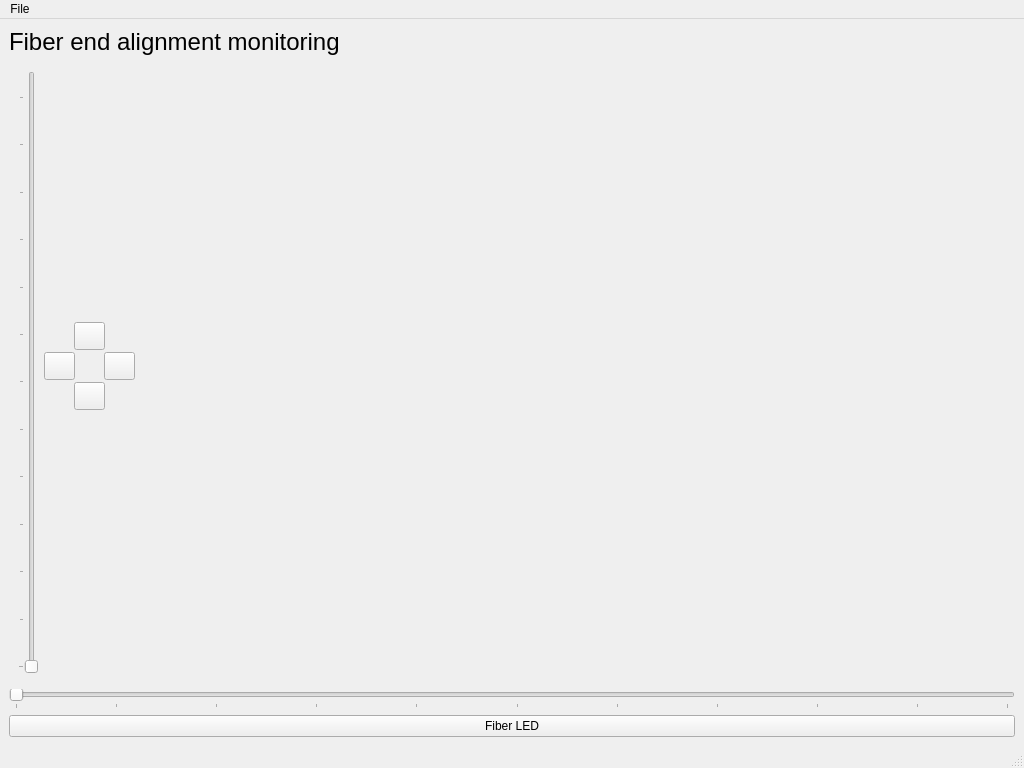
<?xml version="1.0" encoding="UTF-8"?>
<ui version="4.0">
 <class>MainWindow</class>
 <widget class="QMainWindow" name="MainWindow">
  <property name="geometry">
   <rect>
    <x>0</x>
    <y>0</y>
    <width>1024</width>
    <height>768</height>
   </rect>
  </property>
  <property name="sizePolicy">
   <sizepolicy hsizetype="Fixed" vsizetype="Fixed">
    <horstretch>0</horstretch>
    <verstretch>0</verstretch>
   </sizepolicy>
  </property>
  <property name="minimumSize">
   <size>
    <width>1024</width>
    <height>768</height>
   </size>
  </property>
  <property name="maximumSize">
   <size>
    <width>1024</width>
    <height>768</height>
   </size>
  </property>
  <property name="windowTitle">
   <string>Focusing Camera View</string>
  </property>
  <property name="locale">
   <locale language="English" country="UnitedKingdom"/>
  </property>
  <property name="unifiedTitleAndToolBarOnMac">
   <bool>true</bool>
  </property>
  <widget class="QWidget" name="centralwidget">
   <layout class="QVBoxLayout" name="verticalLayout">
    <item>
     <widget class="QLabel" name="label">
      <property name="sizePolicy">
       <sizepolicy hsizetype="Expanding" vsizetype="Maximum">
        <horstretch>0</horstretch>
        <verstretch>0</verstretch>
       </sizepolicy>
      </property>
      <property name="font">
       <font>
        <pointsize>18</pointsize>
       </font>
      </property>
      <property name="text">
       <string>Fiber end alignment monitoring</string>
      </property>
     </widget>
    </item>
    <item>
     <widget class="QWidget" name="camera_widget" native="true">
      <layout class="QHBoxLayout" name="horizontalLayout">
       <item>
        <widget class="QSlider" name="speed_slider">
         <property name="minimum">
          <number>1</number>
         </property>
         <property name="maximum">
          <number>63</number>
         </property>
         <property name="orientation">
          <enum>Qt::Vertical</enum>
         </property>
         <property name="tickPosition">
          <enum>QSlider::TicksAbove</enum>
         </property>
         <property name="tickInterval">
          <number>5</number>
         </property>
        </widget>
       </item>
       <item>
        <widget class="QWidget" name="arrows_widget" native="true">
         <property name="minimumSize">
          <size>
           <width>100</width>
           <height>100</height>
          </size>
         </property>
         <property name="maximumSize">
          <size>
           <width>100</width>
           <height>100</height>
          </size>
         </property>
         <widget class="QPushButton" name="button_up">
          <property name="geometry">
           <rect>
            <x>30</x>
            <y>0</y>
            <width>31</width>
            <height>28</height>
           </rect>
          </property>
          <property name="text">
           <string/>
          </property>
          <property name="icon">
           <iconset>
            <normaloff>../../../../pynta/pynta/view/GUI/Icons/arrow_top.png</normaloff>../../../../pynta/pynta/view/GUI/Icons/arrow_top.png</iconset>
          </property>
         </widget>
         <widget class="QPushButton" name="button_down">
          <property name="geometry">
           <rect>
            <x>30</x>
            <y>60</y>
            <width>31</width>
            <height>28</height>
           </rect>
          </property>
          <property name="text">
           <string/>
          </property>
          <property name="icon">
           <iconset>
            <normaloff>../../../../pynta/pynta/view/GUI/Icons/arrow_bottom.png</normaloff>../../../../pynta/pynta/view/GUI/Icons/arrow_bottom.png</iconset>
          </property>
         </widget>
         <widget class="QPushButton" name="button_right">
          <property name="geometry">
           <rect>
            <x>60</x>
            <y>30</y>
            <width>31</width>
            <height>28</height>
           </rect>
          </property>
          <property name="text">
           <string/>
          </property>
          <property name="icon">
           <iconset>
            <normaloff>../../../../pynta/pynta/view/GUI/Icons/arrow_right.png</normaloff>../../../../pynta/pynta/view/GUI/Icons/arrow_right.png</iconset>
          </property>
         </widget>
         <widget class="QPushButton" name="button_left">
          <property name="geometry">
           <rect>
            <x>0</x>
            <y>30</y>
            <width>31</width>
            <height>28</height>
           </rect>
          </property>
          <property name="text">
           <string/>
          </property>
          <property name="icon">
           <iconset>
            <normaloff>../../../../pynta/pynta/view/GUI/Icons/arrow_left.png</normaloff>../../../../pynta/pynta/view/GUI/Icons/arrow_left.png</iconset>
          </property>
         </widget>
        </widget>
       </item>
       <item>
        <widget class="GraphicsLayoutWidget" name="widget" native="true"/>
       </item>
      </layout>
     </widget>
    </item>
    <item>
     <widget class="QSlider" name="power_slider">
      <property name="minimum">
       <number>1</number>
      </property>
      <property name="maximum">
       <number>100</number>
      </property>
      <property name="orientation">
       <enum>Qt::Horizontal</enum>
      </property>
      <property name="tickPosition">
       <enum>QSlider::TicksBelow</enum>
      </property>
      <property name="tickInterval">
       <number>10</number>
      </property>
     </widget>
    </item>
    <item>
     <widget class="QPushButton" name="button_fiber_led">
      <property name="text">
       <string>Fiber LED</string>
      </property>
     </widget>
    </item>
   </layout>
  </widget>
  <widget class="QMenuBar" name="menubar">
   <property name="geometry">
    <rect>
     <x>0</x>
     <y>0</y>
     <width>1024</width>
     <height>39</height>
    </rect>
   </property>
   <widget class="QMenu" name="menuFile">
    <property name="title">
     <string>File</string>
    </property>
    <addaction name="actionSave"/>
    <addaction name="actionClose"/>
   </widget>
   <addaction name="menuFile"/>
  </widget>
  <widget class="QStatusBar" name="statusbar"/>
  <action name="actionSave">
   <property name="text">
    <string>Save</string>
   </property>
  </action>
  <action name="actionClose">
   <property name="text">
    <string>Close</string>
   </property>
  </action>
 </widget>
 <customwidgets>
  <customwidget>
   <class>GraphicsLayoutWidget</class>
   <extends>QWidget</extends>
   <header>pyqtgraph</header>
   <container>1</container>
  </customwidget>
 </customwidgets>
 <resources/>
 <connections/>
</ui>
